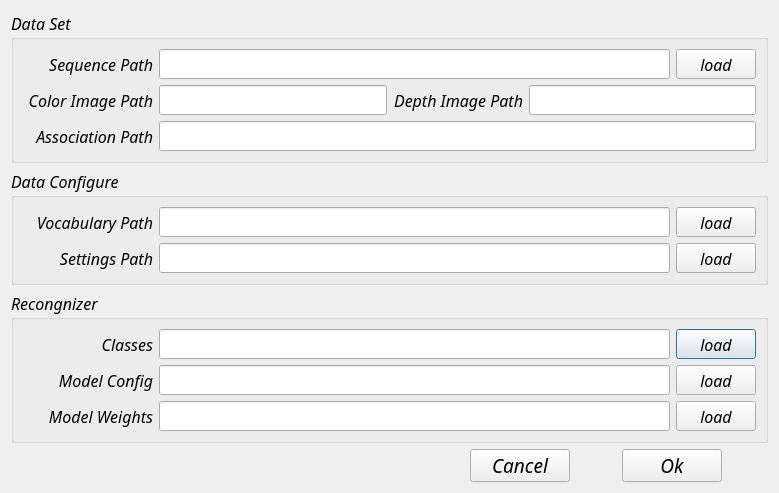
<?xml version="1.0" encoding="UTF-8"?>
<ui version="4.0">
 <class>ConfigDialog</class>
 <widget class="QDialog" name="ConfigDialog">
  <property name="geometry">
   <rect>
    <x>0</x>
    <y>0</y>
    <width>779</width>
    <height>493</height>
   </rect>
  </property>
  <property name="windowTitle">
   <string>Dialog</string>
  </property>
  <layout class="QGridLayout" name="gridLayout_12">
   <item row="2" column="0" colspan="5">
    <widget class="QGroupBox" name="groupBox_9">
     <property name="font">
      <font>
       <family>Ubuntu Mono</family>
       <pointsize>12</pointsize>
       <italic>true</italic>
      </font>
     </property>
     <property name="title">
      <string>Recongnizer</string>
     </property>
     <layout class="QGridLayout" name="gridLayout_8">
      <item row="0" column="0">
       <layout class="QHBoxLayout" name="horizontalLayout">
        <item>
         <widget class="QLabel" name="label_7">
          <property name="minimumSize">
           <size>
            <width>130</width>
            <height>0</height>
           </size>
          </property>
          <property name="font">
           <font>
            <family>Ubuntu Mono</family>
            <pointsize>12</pointsize>
            <italic>true</italic>
           </font>
          </property>
          <property name="text">
           <string>Classes</string>
          </property>
          <property name="alignment">
           <set>Qt::AlignRight|Qt::AlignTrailing|Qt::AlignVCenter</set>
          </property>
         </widget>
        </item>
        <item>
         <widget class="QLineEdit" name="lineEdit_class">
          <property name="minimumSize">
           <size>
            <width>0</width>
            <height>30</height>
           </size>
          </property>
          <property name="font">
           <font>
            <family>Ubuntu Mono</family>
            <pointsize>12</pointsize>
            <italic>true</italic>
           </font>
          </property>
         </widget>
        </item>
        <item>
         <widget class="QPushButton" name="load_classes">
          <property name="minimumSize">
           <size>
            <width>80</width>
            <height>30</height>
           </size>
          </property>
          <property name="maximumSize">
           <size>
            <width>200</width>
            <height>16777215</height>
           </size>
          </property>
          <property name="font">
           <font>
            <family>Ubuntu Mono</family>
            <pointsize>12</pointsize>
            <italic>true</italic>
           </font>
          </property>
          <property name="text">
           <string>load</string>
          </property>
         </widget>
        </item>
       </layout>
      </item>
      <item row="1" column="0">
       <layout class="QHBoxLayout" name="horizontalLayout_2">
        <item>
         <widget class="QLabel" name="label_8">
          <property name="minimumSize">
           <size>
            <width>130</width>
            <height>0</height>
           </size>
          </property>
          <property name="font">
           <font>
            <family>Ubuntu Mono</family>
            <pointsize>12</pointsize>
            <italic>true</italic>
           </font>
          </property>
          <property name="text">
           <string>Model Config</string>
          </property>
          <property name="alignment">
           <set>Qt::AlignRight|Qt::AlignTrailing|Qt::AlignVCenter</set>
          </property>
         </widget>
        </item>
        <item>
         <widget class="QLineEdit" name="lineEdit_modelConfig">
          <property name="minimumSize">
           <size>
            <width>0</width>
            <height>30</height>
           </size>
          </property>
          <property name="font">
           <font>
            <family>Ubuntu Mono</family>
            <pointsize>12</pointsize>
            <italic>true</italic>
           </font>
          </property>
         </widget>
        </item>
        <item>
         <widget class="QPushButton" name="load_modelConfig">
          <property name="minimumSize">
           <size>
            <width>80</width>
            <height>30</height>
           </size>
          </property>
          <property name="maximumSize">
           <size>
            <width>200</width>
            <height>16777215</height>
           </size>
          </property>
          <property name="font">
           <font>
            <family>Ubuntu Mono</family>
            <pointsize>12</pointsize>
            <italic>true</italic>
           </font>
          </property>
          <property name="text">
           <string>load</string>
          </property>
         </widget>
        </item>
       </layout>
      </item>
      <item row="2" column="0">
       <layout class="QHBoxLayout" name="horizontalLayout_3">
        <item>
         <widget class="QLabel" name="label_9">
          <property name="minimumSize">
           <size>
            <width>130</width>
            <height>0</height>
           </size>
          </property>
          <property name="font">
           <font>
            <family>Ubuntu Mono</family>
            <pointsize>12</pointsize>
            <italic>true</italic>
           </font>
          </property>
          <property name="text">
           <string>Model Weights</string>
          </property>
          <property name="alignment">
           <set>Qt::AlignRight|Qt::AlignTrailing|Qt::AlignVCenter</set>
          </property>
         </widget>
        </item>
        <item>
         <widget class="QLineEdit" name="lineEdit_modelWeight">
          <property name="minimumSize">
           <size>
            <width>0</width>
            <height>30</height>
           </size>
          </property>
          <property name="font">
           <font>
            <family>Ubuntu Mono</family>
            <pointsize>12</pointsize>
            <italic>true</italic>
           </font>
          </property>
         </widget>
        </item>
        <item>
         <widget class="QPushButton" name="load_modelWeight">
          <property name="minimumSize">
           <size>
            <width>80</width>
            <height>30</height>
           </size>
          </property>
          <property name="maximumSize">
           <size>
            <width>200</width>
            <height>16777215</height>
           </size>
          </property>
          <property name="font">
           <font>
            <family>Ubuntu Mono</family>
            <pointsize>12</pointsize>
            <italic>true</italic>
           </font>
          </property>
          <property name="text">
           <string>load</string>
          </property>
         </widget>
        </item>
       </layout>
      </item>
     </layout>
    </widget>
   </item>
   <item row="3" column="2">
    <spacer name="horizontalSpacer_3">
     <property name="font">
      <font>
       <italic>true</italic>
      </font>
     </property>
     <property name="orientation">
      <enum>Qt::Horizontal</enum>
     </property>
     <property name="sizeType">
      <enum>QSizePolicy::Fixed</enum>
     </property>
     <property name="sizeHint" stdset="0">
      <size>
       <width>40</width>
       <height>20</height>
      </size>
     </property>
    </spacer>
   </item>
   <item row="3" column="3">
    <widget class="QPushButton" name="btn_ok">
     <property name="minimumSize">
      <size>
       <width>100</width>
       <height>30</height>
      </size>
     </property>
     <property name="maximumSize">
      <size>
       <width>200</width>
       <height>16777215</height>
      </size>
     </property>
     <property name="font">
      <font>
       <family>Ubuntu Mono</family>
       <pointsize>14</pointsize>
       <italic>true</italic>
      </font>
     </property>
     <property name="text">
      <string>Ok</string>
     </property>
    </widget>
   </item>
   <item row="3" column="0">
    <spacer name="horizontalSpacer">
     <property name="font">
      <font>
       <italic>true</italic>
      </font>
     </property>
     <property name="orientation">
      <enum>Qt::Horizontal</enum>
     </property>
     <property name="sizeHint" stdset="0">
      <size>
       <width>40</width>
       <height>20</height>
      </size>
     </property>
    </spacer>
   </item>
   <item row="3" column="1">
    <widget class="QPushButton" name="btn_cancel">
     <property name="minimumSize">
      <size>
       <width>100</width>
       <height>30</height>
      </size>
     </property>
     <property name="maximumSize">
      <size>
       <width>200</width>
       <height>16777215</height>
      </size>
     </property>
     <property name="font">
      <font>
       <family>Ubuntu Mono</family>
       <pointsize>14</pointsize>
       <italic>true</italic>
      </font>
     </property>
     <property name="text">
      <string>Cancel</string>
     </property>
    </widget>
   </item>
   <item row="1" column="0" colspan="5">
    <widget class="QGroupBox" name="groupBox_3">
     <property name="font">
      <font>
       <family>Ubuntu Mono</family>
       <pointsize>12</pointsize>
       <italic>true</italic>
      </font>
     </property>
     <property name="title">
      <string>Data Configure</string>
     </property>
     <layout class="QGridLayout" name="gridLayout_4">
      <item row="0" column="0">
       <layout class="QHBoxLayout" name="horizontalLayout_5">
        <item>
         <widget class="QLabel" name="label_5">
          <property name="minimumSize">
           <size>
            <width>130</width>
            <height>0</height>
           </size>
          </property>
          <property name="font">
           <font>
            <family>Ubuntu Mono</family>
            <pointsize>12</pointsize>
            <italic>true</italic>
           </font>
          </property>
          <property name="text">
           <string>Vocabulary Path</string>
          </property>
          <property name="alignment">
           <set>Qt::AlignRight|Qt::AlignTrailing|Qt::AlignVCenter</set>
          </property>
         </widget>
        </item>
        <item>
         <widget class="QLineEdit" name="lineEdit_voc">
          <property name="minimumSize">
           <size>
            <width>0</width>
            <height>30</height>
           </size>
          </property>
          <property name="font">
           <font>
            <family>Ubuntu Mono</family>
            <pointsize>12</pointsize>
            <italic>true</italic>
           </font>
          </property>
         </widget>
        </item>
        <item>
         <widget class="QPushButton" name="load_voc">
          <property name="minimumSize">
           <size>
            <width>80</width>
            <height>30</height>
           </size>
          </property>
          <property name="maximumSize">
           <size>
            <width>200</width>
            <height>16777215</height>
           </size>
          </property>
          <property name="font">
           <font>
            <family>Ubuntu Mono</family>
            <pointsize>12</pointsize>
            <italic>true</italic>
           </font>
          </property>
          <property name="text">
           <string>load</string>
          </property>
         </widget>
        </item>
       </layout>
      </item>
      <item row="1" column="0">
       <layout class="QHBoxLayout" name="horizontalLayout_4">
        <item>
         <widget class="QLabel" name="label_6">
          <property name="minimumSize">
           <size>
            <width>130</width>
            <height>0</height>
           </size>
          </property>
          <property name="font">
           <font>
            <family>Ubuntu Mono</family>
            <pointsize>12</pointsize>
            <italic>true</italic>
           </font>
          </property>
          <property name="text">
           <string>Settings Path</string>
          </property>
          <property name="alignment">
           <set>Qt::AlignRight|Qt::AlignTrailing|Qt::AlignVCenter</set>
          </property>
         </widget>
        </item>
        <item>
         <widget class="QLineEdit" name="lineEdit_set">
          <property name="minimumSize">
           <size>
            <width>0</width>
            <height>30</height>
           </size>
          </property>
          <property name="font">
           <font>
            <family>Ubuntu Mono</family>
            <pointsize>12</pointsize>
            <italic>true</italic>
           </font>
          </property>
         </widget>
        </item>
        <item>
         <widget class="QPushButton" name="load_set">
          <property name="minimumSize">
           <size>
            <width>80</width>
            <height>30</height>
           </size>
          </property>
          <property name="maximumSize">
           <size>
            <width>200</width>
            <height>16777215</height>
           </size>
          </property>
          <property name="font">
           <font>
            <family>Ubuntu Mono</family>
            <pointsize>12</pointsize>
            <italic>true</italic>
           </font>
          </property>
          <property name="text">
           <string>load</string>
          </property>
         </widget>
        </item>
       </layout>
      </item>
     </layout>
    </widget>
   </item>
   <item row="3" column="4">
    <spacer name="horizontalSpacer_2">
     <property name="font">
      <font>
       <italic>true</italic>
      </font>
     </property>
     <property name="orientation">
      <enum>Qt::Horizontal</enum>
     </property>
     <property name="sizeType">
      <enum>QSizePolicy::Fixed</enum>
     </property>
     <property name="sizeHint" stdset="0">
      <size>
       <width>40</width>
       <height>20</height>
      </size>
     </property>
    </spacer>
   </item>
   <item row="0" column="0" colspan="5">
    <widget class="QGroupBox" name="groupBox">
     <property name="font">
      <font>
       <family>Ubuntu Mono</family>
       <pointsize>12</pointsize>
       <italic>true</italic>
      </font>
     </property>
     <property name="title">
      <string>Data Set</string>
     </property>
     <layout class="QGridLayout" name="gridLayout_2">
      <item row="0" column="0">
       <layout class="QHBoxLayout" name="horizontalLayout_9">
        <item>
         <widget class="QLabel" name="label">
          <property name="minimumSize">
           <size>
            <width>130</width>
            <height>0</height>
           </size>
          </property>
          <property name="font">
           <font>
            <family>Ubuntu Mono</family>
            <pointsize>12</pointsize>
            <italic>true</italic>
           </font>
          </property>
          <property name="text">
           <string>Sequence Path</string>
          </property>
          <property name="alignment">
           <set>Qt::AlignRight|Qt::AlignTrailing|Qt::AlignVCenter</set>
          </property>
         </widget>
        </item>
        <item>
         <widget class="QLineEdit" name="lineEdit_seq">
          <property name="minimumSize">
           <size>
            <width>0</width>
            <height>30</height>
           </size>
          </property>
          <property name="font">
           <font>
            <family>Ubuntu Mono</family>
            <pointsize>12</pointsize>
            <italic>true</italic>
           </font>
          </property>
         </widget>
        </item>
        <item>
         <widget class="QPushButton" name="load_seq">
          <property name="minimumSize">
           <size>
            <width>80</width>
            <height>30</height>
           </size>
          </property>
          <property name="maximumSize">
           <size>
            <width>200</width>
            <height>16777215</height>
           </size>
          </property>
          <property name="font">
           <font>
            <family>Ubuntu Mono</family>
            <pointsize>12</pointsize>
            <italic>true</italic>
           </font>
          </property>
          <property name="text">
           <string>load</string>
          </property>
         </widget>
        </item>
       </layout>
      </item>
      <item row="2" column="0">
       <layout class="QHBoxLayout" name="horizontalLayout_6">
        <item>
         <widget class="QLabel" name="label_4">
          <property name="minimumSize">
           <size>
            <width>130</width>
            <height>0</height>
           </size>
          </property>
          <property name="font">
           <font>
            <family>Ubuntu Mono</family>
            <pointsize>12</pointsize>
            <italic>true</italic>
           </font>
          </property>
          <property name="text">
           <string>Association Path</string>
          </property>
          <property name="alignment">
           <set>Qt::AlignRight|Qt::AlignTrailing|Qt::AlignVCenter</set>
          </property>
         </widget>
        </item>
        <item>
         <widget class="QLineEdit" name="lineEdit_asso">
          <property name="minimumSize">
           <size>
            <width>0</width>
            <height>30</height>
           </size>
          </property>
          <property name="font">
           <font>
            <family>Ubuntu Mono</family>
            <pointsize>12</pointsize>
            <italic>true</italic>
           </font>
          </property>
         </widget>
        </item>
       </layout>
      </item>
      <item row="1" column="0">
       <layout class="QHBoxLayout" name="horizontalLayout_10">
        <item>
         <layout class="QHBoxLayout" name="horizontalLayout_7">
          <item>
           <widget class="QLabel" name="label_2">
            <property name="minimumSize">
             <size>
              <width>130</width>
              <height>0</height>
             </size>
            </property>
            <property name="font">
             <font>
              <family>Ubuntu Mono</family>
              <pointsize>12</pointsize>
              <italic>true</italic>
             </font>
            </property>
            <property name="text">
             <string>Color Image Path</string>
            </property>
            <property name="alignment">
             <set>Qt::AlignRight|Qt::AlignTrailing|Qt::AlignVCenter</set>
            </property>
           </widget>
          </item>
          <item>
           <widget class="QLineEdit" name="lineEdit_color">
            <property name="minimumSize">
             <size>
              <width>0</width>
              <height>30</height>
             </size>
            </property>
            <property name="font">
             <font>
              <family>Ubuntu Mono</family>
              <pointsize>12</pointsize>
              <italic>true</italic>
             </font>
            </property>
           </widget>
          </item>
         </layout>
        </item>
        <item>
         <layout class="QHBoxLayout" name="horizontalLayout_8">
          <item>
           <widget class="QLabel" name="label_3">
            <property name="minimumSize">
             <size>
              <width>130</width>
              <height>0</height>
             </size>
            </property>
            <property name="font">
             <font>
              <family>Ubuntu Mono</family>
              <pointsize>12</pointsize>
              <italic>true</italic>
             </font>
            </property>
            <property name="text">
             <string>Depth Image Path</string>
            </property>
            <property name="alignment">
             <set>Qt::AlignRight|Qt::AlignTrailing|Qt::AlignVCenter</set>
            </property>
           </widget>
          </item>
          <item>
           <widget class="QLineEdit" name="lineEdit_depth">
            <property name="minimumSize">
             <size>
              <width>0</width>
              <height>30</height>
             </size>
            </property>
            <property name="font">
             <font>
              <family>Ubuntu Mono</family>
              <pointsize>12</pointsize>
              <italic>true</italic>
             </font>
            </property>
           </widget>
          </item>
         </layout>
        </item>
       </layout>
      </item>
     </layout>
    </widget>
   </item>
  </layout>
 </widget>
 <resources/>
 <connections/>
</ui>
